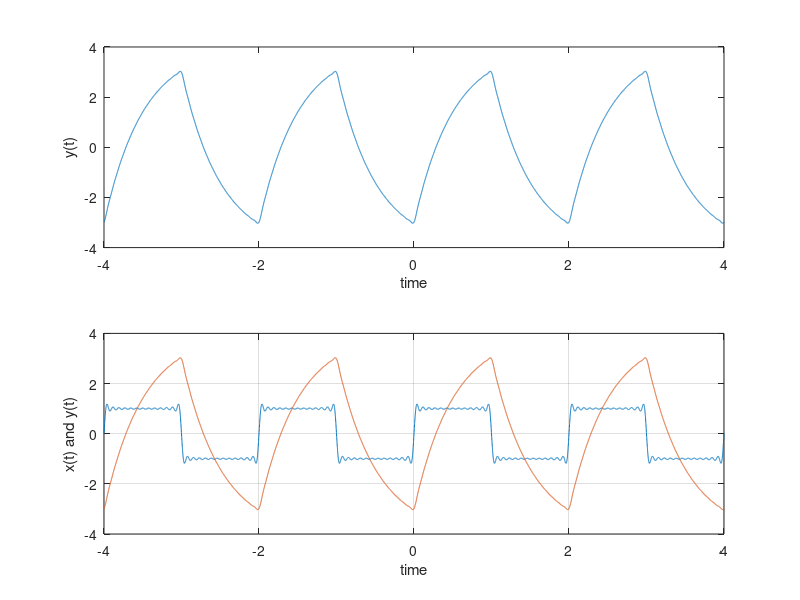

Recreate this plot in MATLAB.
function question2c
%UNTITLED2 Summary of this function goes here
%   Detailed explanation goes here
t = -4:0.001:4;
x = 0;
y = 0;
for n = -25:2:25
    if(n==0)
        continue;
    end
    dn = (1/(1i*n*pi))*(1-exp(-1*1i*n*pi))*exp(n*pi*1i*t); % To = 2
    yn = (1/(1i*n*pi))*(1-exp(-1*1i*n*pi))*exp(n*pi*1i*t)*8/(2+i*n*pi);
    x = x + dn;
    y = y + yn;
end 
subplot(2,1,1);
plot(t,y);
xlabel('time');
ylabel('y(t)');
subplot(2,1,2);
plot(t,x,t,y);
xlabel('time');
ylabel('x(t) and y(t)');
grid on
end
